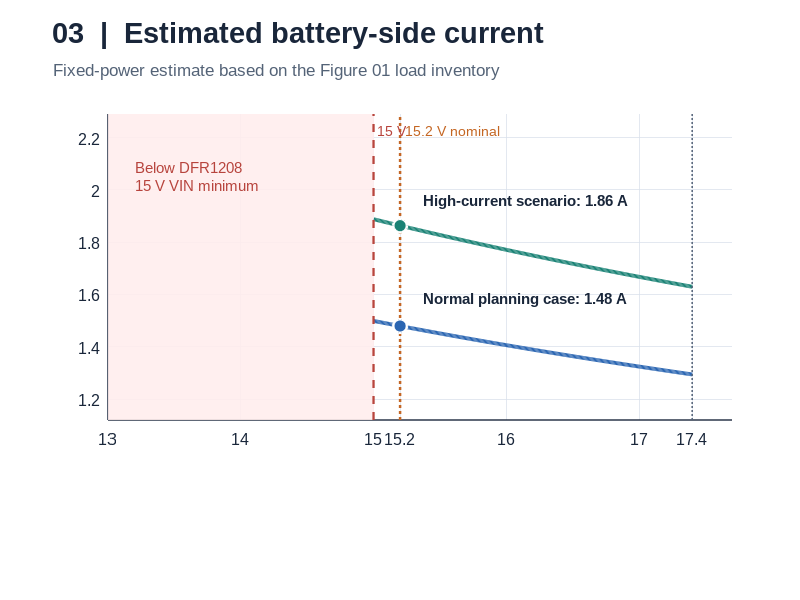

The MATLAB source for this figure: (Note: this script raises an error after producing the figure.)
%% Electrical Figure 03
% ESTIMATED BATTERY-SIDE CURRENT -- fixed-load planning model
% WRO 2026 Future Engineers | engineering_journal/2-elec.md
%
% This is a CALCULATION, not a measured current or battery-discharge trace.
% Inputs match Figure 01/11 (Electrical Load Budget).
% Manufacturer/supplier values are separated from assumptions below.
%
% Requires base MATLAB R2020a+ (exportgraphics).
% Run the entire script. Output: results/03_estimated_input_current.png
% and results/simulation_inputs.mat. No CSV or summary.txt.

clearvars; close all; clc;

%% 1. USER INPUTS -- same inventory and conditions as Figure 01
p.figureID = '03/08';
p.packNominalV = 15.2;          % GNB 4S LiHV: nominal [V], manufacturer label
p.packFullReferenceV = 17.4;    % 4 x 4.35 V LiHV reference; NOT measured
p.buck5MinInputV = 6.0;        % DFR1202: manufacturer VIN minimum [V]
p.buck12MinInputV = 15.0;      % DFR1208: manufacturer VIN minimum [V]
p.buckInputMaxV = 24.0;        % Both regulators: manufacturer VIN maximum [V]

p.V5 = 5.0;                    % DFR1202 nominal output [V]
p.V12 = 12.0;                  % DFR1208 nominal output [V]
p.V3v3 = 3.3;                  % DFR0604 logic breakout supply [V]
p.eta5 = 0.90;                % ASSUMED effective 5 V conversion efficiency
p.eta12 = 0.90;               % ASSUMED effective 12 V conversion efficiency
% Efficiencies above are fixed modeling values, NOT verified at 15.2 V.

% 5 V branch: planning currents except where a source is identified.
p.piCameraCoolerA = 2.00;      % ASSUMED combined Pi 5 + OV5647 + cooler
p.lidarWorkingA = 0.400;      % DFRobot S2L typical working current
p.hatLogicA = 0.120;          % ASSUMED DFR0592 + DFR0604 logic
p.servoNormalA = 0.150;       % ASSUMED representative no-load servo
p.servoHighA = 1.200;         % User-provided generic high-current scenario;
                                % NOT verified S0017M model-specific rating

% Downstream 3.3 V loads: modeled as ideal power transferred from 5 V.
p.buttonA = 0.020;            % ASSUMED LED button at 3.3 V
p.imuA = 0.005;               % DFRobot SEN0253 specification

% 12 V branch: supplier-rated upper-bound running current for motor.
p.motorRatedBoundA = 0.550;   % CHP-20GP-180 rated <=550 mA at 12 V

% Voltmeter connects directly to switched battery (scenario current).
p.voltmeterA = 0.015;         % ASSUMED battery voltmeter at VBAT_SW

% Visualization limits only: 13 V is NOT a battery cutoff recommendation.
p.viewMinV = 13.0;
p.viewMaxV = p.packFullReferenceV;
p.samples = 500;

%% 2. Validation and component-level power calculation
assert(p.packNominalV > 0 && p.packFullReferenceV >= p.packNominalV);
assert(p.eta5 > 0 && p.eta5 <= 1 && p.eta12 > 0 && p.eta12 <= 1);
assert(p.servoHighA >= p.servoNormalA && p.servoNormalA >= 0);
assert(p.buck12MinInputV > p.buck5MinInputV);
assert(p.viewMinV < p.buck12MinInputV && p.viewMaxV > p.packNominalV);
assert(p.samples >= 100);

% Exactly the Figure 01 inventory. The 3.3 V loads count upstream of 5 V,
% with ideal internal 5 V -> 3.3 V conversion for this first-order model.
P5normalW = p.V5 * (p.piCameraCoolerA + p.lidarWorkingA + ...
    p.hatLogicA + p.servoNormalA) + ...
    p.V3v3 * (p.buttonA + p.imuA);
P5highW = P5normalW + p.V5 * (p.servoHighA - p.servoNormalA);
P12W = p.V12 * p.motorRatedBoundA;
PdirectW = p.packNominalV * p.voltmeterA;

% Fixed regulated-output loads and constant converter-efficiency model:
% I_battery(V) = (P_5V/eta_5V + P_12V/eta_12V)/V + I_voltmeter.
% A direct-wired voltmeter is modeled as constant current, not fixed power.
PconverterNormalW = P5normalW/p.eta5 + P12W/p.eta12;
PconverterHighW = P5highW/p.eta5 + P12W/p.eta12;
% Nominal input powers below match Figure 01 at 15.2 V.
PbatNormalW = PconverterNormalW + PdirectW;
PbatHighW   = PconverterHighW + PdirectW;

vin = linspace(p.viewMinV,p.viewMaxV,p.samples);
valid = vin >= max(p.buck5MinInputV,p.buck12MinInputV) & ...
        vin <= p.buckInputMaxV;
IbatNormalA = nan(size(vin));
IbatHighA = nan(size(vin));
IbatNormalA(valid) = PconverterNormalW ./ vin(valid) + p.voltmeterA;
IbatHighA(valid) = PconverterHighW ./ vin(valid) + p.voltmeterA;

InomNormalA = PconverterNormalW/p.packNominalV + p.voltmeterA;
InomHighA = PconverterHighW/p.packNominalV + p.voltmeterA;
IfullNormalA = PconverterNormalW/p.packFullReferenceV + p.voltmeterA;
IfullHighA = PconverterHighW/p.packFullReferenceV + p.voltmeterA;

%% 3. Publication palette -- ALL backgrounds white, ALL text dark
ink      = [0.10 0.15 0.23];
muted    = [0.33 0.39 0.47];
gridGrey = [0.85 0.88 0.92];
blue     = [0.17 0.40 0.70];   % Normal planning scenario
teal     = [0.10 0.51 0.46];   % High servo-current scenario
amber    = [0.77 0.40 0.14];   % Nominal battery voltage
warn     = [0.72 0.27 0.24];   % Outside 12 V converter VIN rating

fig = figure('Color','white','Units','pixels', ...
    'Position',[65 65 1480 860]);
set(fig,'InvertHardcopy','off');

annotation(fig,'textbox',[0.066 0.920 0.87 0.060], ...
    'String','03  |  Estimated battery-side current', ...
    'FontName','Arial','FontSize',21,'FontWeight','bold', ...
    'Color',ink,'LineStyle','none','Interpreter','none');
annotation(fig,'textbox',[0.067 0.868 0.86 0.050], ...
    'String','Fixed-power estimate based on the Figure 01 load inventory', ...
    'FontName','Arial','FontSize',12.5,'Color',muted, ...
    'LineStyle','none','Interpreter','none');

%% 4. Main panel -- avoid extrapolating outside converter specifications
ax = axes('Parent',fig, ...
    'Position',[0.135 0.300 0.780 0.510], ...
    'Color',[1 1 1]);
hold(ax,'on');

% The left-hand shaded region is OUTSIDE the DFR1208 published VIN range.
% Do not plot the combined 5 V + 12 V system-current model there.
patch(ax,[p.viewMinV p.buck12MinInputV ...
          p.buck12MinInputV p.viewMinV], ...
    [1.12 1.12 2.29 2.29],[1.00 0.93 0.93], ...
    'EdgeColor','none','FaceAlpha',0.88);

hNormal = plot(ax,vin,IbatNormalA,'-', ...
    'Color',blue,'LineWidth',2.8);
hHigh = plot(ax,vin,IbatHighA,'-', ...
    'Color',teal,'LineWidth',2.8);

% Threshold and battery-reference markers.
plot(ax,[p.buck12MinInputV p.buck12MinInputV],[1.12 2.29], ...
    '--','Color',warn,'LineWidth',1.65);
plot(ax,[p.packNominalV p.packNominalV],[1.12 2.29], ...
    ':','Color',amber,'LineWidth',1.8);
plot(ax,[p.packFullReferenceV p.packFullReferenceV],[1.12 2.29], ...
    ':','Color',muted,'LineWidth',1.1);

plot(ax,p.packNominalV,InomNormalA,'o', ...
    'MarkerSize',10,'MarkerFaceColor',blue, ...
    'MarkerEdgeColor','white','LineWidth',1.8);
plot(ax,p.packNominalV,InomHighA,'o', ...
    'MarkerSize',10,'MarkerFaceColor',teal, ...
    'MarkerEdgeColor','white','LineWidth',1.8);

% Non-overlapping, high-contrast point labels.
text(ax,15.38,InomHighA+0.095, ...
    sprintf('High-current scenario: %.2f A',InomHighA), ...
    'Color',ink,'FontName','Arial','FontSize',11.1,'FontWeight','bold');
text(ax,15.38,InomNormalA+0.105, ...
    sprintf('Normal planning case: %.2f A',InomNormalA), ...
    'Color',ink,'FontName','Arial','FontSize',11.1,'FontWeight','bold');
text(ax,13.21,2.055, ...
    sprintf('Below DFR1208\n15 V VIN minimum'), ...
    'Color',warn,'FontName','Arial','FontSize',11, ...
    'HorizontalAlignment','left');
text(ax,15.03,2.23,'15 V', ...
    'Color',warn,'FontName','Arial','FontSize',10.2, ...
    'HorizontalAlignment','left');
text(ax,p.packNominalV+0.04,2.23,'15.2 V nominal', ...
    'Color',amber,'FontName','Arial','FontSize',10.2, ...
    'HorizontalAlignment','left');

set(ax,'XLim',[13 17.70],'YLim',[1.12 2.29], ...
    'XTick',[13 14 15 15.2 16 17 17.4], ...
    'XTickLabel',{'13','14','15','15.2','16','17','17.4'}, ...
    'YTick',1.2:0.2:2.2,'FontName','Arial','FontSize',11.4, ...
    'XColor',ink,'YColor',ink,'LineWidth',1.0, ...
    'TickLength',[0 0],'Box','off', ...
    'XGrid','on','YGrid','on', ...
    'GridColor',gridGrey,'GridAlpha',0.73, ...
    'Layer','bottom');
ax.Color = [1 1 1];

xlabel(ax,'Illustrative battery terminal voltage (V)', ...
    'Color',ink,'FontName','Arial','FontSize',12.2,'FontWeight','bold');
ylabel(ax,'Estimated battery-side current (A)', ...
    'Color',ink,'FontName','Arial','FontSize',12.2,'FontWeight','bold');

lg=legend(ax,[hNormal hHigh],{ ...
    'Normal planning loads (servo 0.15 A)', ...
    'High servo-current case (servo 1.20 A)'}, ...
    'Location','northeast','Orientation','vertical', ...
    'FontName','Arial','FontSize',10.8, ...
    'TextColor',ink,'Color',[1 1 1], ...
    'EdgeColor',gridGrey,'Box','on');

%% 5. Footer -- leave space below X-axis title (no overlap)
metrics=sprintf([ ...
    '5-V load %.2f W  |  12-V load %.2f W  |  ', ...
    'nominal battery: %.2f A (normal) / %.2f A (high servo)'], ...
    P5normalW,P12W,InomNormalA,InomHighA);
annotation(fig,'textbox',[0.066 0.164 0.89 0.052], ...
    'String',metrics, ...
    'FontName','Arial','FontSize',11.0,'FontWeight','bold', ...
    'Color',ink,'LineStyle','none','Interpreter','none');

%% 6. Save result, saved model inputs, and Command Window summary
scriptDir = fileparts(mfilename('fullpath'));
if isempty(scriptDir)
    error('Run the complete saved .m script from its figures folder.');
end

% The output folder is a sibling of figures/, independent of Current Folder.
outDir = fullfile(fileparts(scriptDir), 'visualization');
if ~exist(outDir, 'dir')
    [ok, message] = mkdir(outDir);
    if ~ok
        error('Cannot create output folder: %s', message);
    end
end

figurePath = fullfile(outDir, '03_estimated_input_current.png');
inputPath = fullfile(outDir, '03_simulation_inputs.mat');
exportgraphics(fig, figurePath, 'Resolution', 240, 'BackgroundColor', 'white');
save(inputPath, ...
    'p', 'vin', 'valid', 'P5normalW', ...
    'P5highW', 'P12W', 'PdirectW', 'PconverterNormalW', ...
    'PconverterHighW', 'PbatNormalW', 'PbatHighW', 'IbatNormalA', ...
    'IbatHighA', 'InomNormalA', 'InomHighA', 'IfullNormalA', ...
    'IfullHighA');
fprintf('SAVED INPUTS: %s\n', inputPath);


fprintf('\nYBR-SUNFLOWER | ELECTRICAL FIGURE 03/08\n');
fprintf('Model: Ibatt(V) = (P5/eta5 + P12/eta12)/V + Ivoltmeter.\n');
fprintf('Published/regulator scenario: DFR1208 VIN >= %.1f V.\n', ...
    p.buck12MinInputV);
fprintf('Normal scenario: P5 %.3f W; P12 %.3f W; direct %.3f W.\n', ...
    P5normalW,P12W,PdirectW);
fprintf('Battery-side power: normal %.3f W; high servo %.3f W.\n', ...
    PbatNormalW,PbatHighW);
fprintf('At %.1f V nominal: normal %.3f A; high servo %.3f A.\n', ...
    p.packNominalV,InomNormalA,InomHighA);
fprintf('At %.1f V LiHV reference: normal %.3f A; high servo %.3f A.\n', ...
    p.packFullReferenceV,IfullNormalA,IfullHighA);
fprintf('Saved: %s\n',figurePath);
fprintf('NOT MEASURED: converter efficiencies, Pi load, servo current, cable losses.\n');
fprintf('Do not use this graph as evidence of runtime or regulation quality.\n\n');
